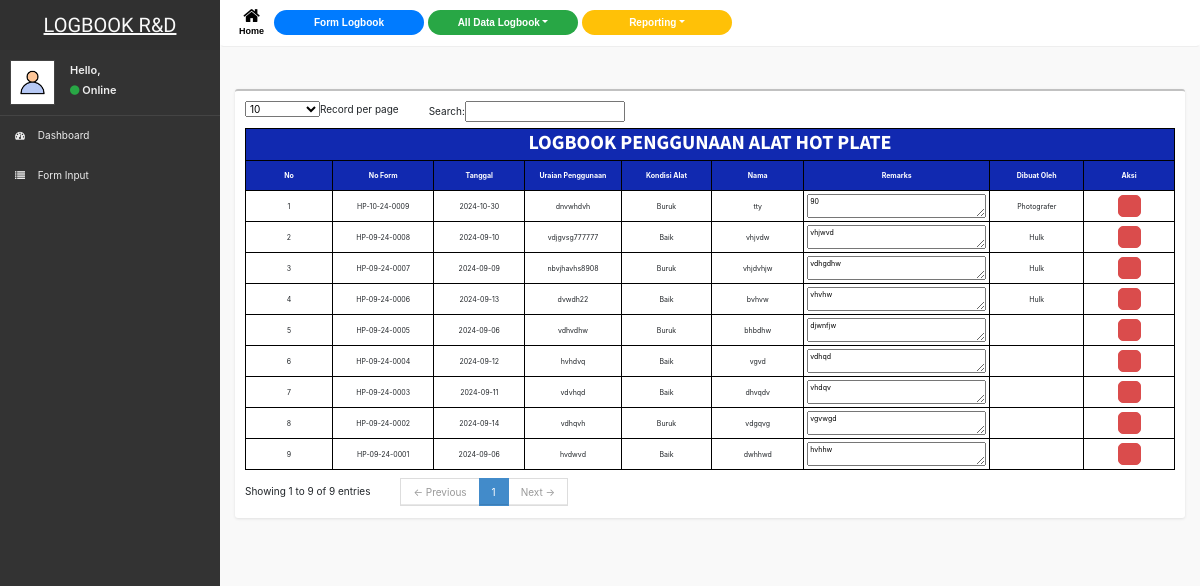
Page /data_hotplate.php on the committed database.
### tables this page shows
CREATE TABLE `hotplate` (
  `id` int(11) NOT NULL,
  `tgl_input` datetime NOT NULL DEFAULT current_timestamp(),
  `no_form` varchar(13) NOT NULL,
  `tgl` date NOT NULL,
  `ur_pgn` tinytext NOT NULL,
  `knds_alt` tinytext NOT NULL,
  `nm` tinytext NOT NULL,
  `ctn_rm` tinytext NOT NULL,
  `oleh` tinytext NOT NULL
);

### data_hotplate.php (the view, shortened to what this page needs)
<?php
include "header.php";
?>
            <aside class="right-side">
                <section class="content-header">
                </section>
                <section class="content">
                    <div class="row">
                        <div class="col-xs-12">
                        <div class="box">
                        <div class="box-body table-responsive">
                                <table id="example1" border="1" class=" table-hover" style="font-size: 70%; margin-top: -3%">
                                        <thead>
                                        <tr>
                                                    <th colspan="9">
                                                                <center><h2><b>
                                                                LOGBOOK PENGGUNAAN ALAT HOT PLATE
                                                                </b></h2></center>
                                                    </th>
                                                    </tr>
                                            <tr>
                                                <th width="5%"><center>No</center></th>
                                                <th width="150"><center>No Form</center></th>
                                                <th><center>Tanggal</center></th>
                                                <th><center>Uraian Penggunaan</center></th>
                                                <th><center>Kondisi Alat</center></th>
                                                <th><center>Nama</center></th>
                                                <th width="25%"><center>Remarks</center></th>
                                                <th><center>Dibuat Oleh</center></th>
                                                <th width="6%"><center>Aksi</center></th>
                                            </tr>
                                        </thead>
                                        <tbody>
                                <?php
                                include "koneksi.php";
                                $no=1;
                                $ambildata = mysqli_query($koneksi,"select * from hotplate WHERE no_form LIKE '%HP%' order by id desc");
                                while($tampil = mysqli_fetch_object($ambildata))
                                {
                                ?>
                                <tr>
                                    <td><center><?php echo $no ?></center></td>
                                    <td><center><?php echo $tampil->no_form ?></center></td>
                                    <td><center><?php echo $tampil->tgl?></center></td>
                                    <td><center><?php echo $tampil->ur_pgn?></center></td>
                                    <td><center><?php echo $tampil->knds_alt?></center></td>
                                    <td><center><?php echo $tampil->nm?></center></td>
                                    <td><textarea style="width: 100%; text-align: justify" readonly><?php echo $tampil->ctn_rm ?></textarea></td>
                                    <td><center><?php echo $tampil->oleh?></center></td>
                                    <center>
                                    <td><center><a href='?kode=<?php echo $tampil->no_form ?>'/a> <input onclick="return confirm('Apakah Anda Ingin Mengahapus Data Ini?')" type='button' class='btn-delete'></a>
                                </center></td>
                                    </center>
                                </tr>
                                <?php $no++; ?>
                                <?php
                            }
                                ?>
                        </table>
                        </div>
                        </div>
                            </div>
    </body>
</html>

### css/AdminLTE.css (style rules this page uses)
html, body { overflow-x: hidden!important; font-family: 'Source Sans Pro', sans-serif; -webkit-font-smoothing: antialiased; min-height: 100%; background: #f9f9f9; }
a { color: #3c8dbc; }
.right-side, .left-side { min-height: 100%; display: block; }
.right-side { background-color: #f9f9f9; margin-left: 220px; }
.content { padding: 20px 15px; background: #f9f9f9; }
h1, h2, h3, h4, h5, h6, .h1, .h2, .h3, .h4, .h5, .h6 { font-family: 'Source Sans Pro', sans-serif; }
.right-side > .content-header { position: relative; padding: 15px 15px 10px 20px; }
.box { position: relative; background: #ffffff; border-top: 2px solid #c1c1c1; margin-bottom: 20px; -webkit-border-radius: 3px; -moz-border-radius: 3px; border-radius: 3px; width: 100%; box-shadow: 0px 1px 3px rgba(0, 0, 0, 0.1); }
.box .box-body { padding: 10px; -webkit-border-top-left-radius: 0; -webkit-border-top-right-radius: 0; -webkit-border-bottom-right-radius: 3px; -webkit-border-bottom-left-radius: 3px; -moz-border-radius-topleft: 0; -moz-border-radius-topright: 0; -moz-border-radius-bottomright: 3px; -moz-border-radius-bottomleft: 3px; border-top-left-radius: 0; border-top-right-radius: 0; border-bottom-right-radius: 3px; border-bottom-left-radius: 3px; }
.skin-black .right-side > .content-header { background: transparent; box-shadow: none; }

### style.css (style rules this page uses)
body { background-image: none; background-color: azure; background-size: cover; background-position: center; background-repeat: no-repeat; background-attachment: fixed; font-family: Arial, Helvetica, sans-serif; }
table { border-collapse: collapse; font-size: 10pt; border:1px solid #000000; }
td { padding: 3px; height: 25px; width: 100; }
th { background-color: rgb(17, 41, 176); color: rgb(255, 255, 255); height: 30px; }
.btn-delete { border: 1px solid #da4c4c; background: #da4c4c url('img/hapus.png') no-repeat 5px 4px; height: 22px; padding-left: 15px; padding-top: 5px; border-radius: 5px; }

### rows in the picture
hotplate: no_form "HP-10-24-0009", tgl "2024-10-30", ur_pgn "dnvwhdvh", knds_alt "Buruk", nm "tty", ctn_rm "90", oleh "Photografer"
hotplate: no_form "HP-09-24-0008", tgl "2024-09-10", ur_pgn "vdjgvsg777777", knds_alt "Baik", nm "vhjvdw", ctn_rm "vhjwvd", oleh "Hulk"
hotplate: no_form "HP-09-24-0007", tgl "2024-09-09", ur_pgn "nbvjhavhs8908", knds_alt "Buruk", nm "vhjdvhjw", ctn_rm "vdhgdhw", oleh "Hulk"
hotplate: no_form "HP-09-24-0006", tgl "2024-09-13", ur_pgn "dvwdh22", knds_alt "Baik", nm "bvhvw", ctn_rm "vhvhw", oleh "Hulk"
hotplate: no_form "HP-09-24-0005", tgl "2024-09-06", ur_pgn "vdhvdhw", knds_alt "Buruk", nm "bhbdhw", ctn_rm "djwnfjw"
hotplate: no_form "HP-09-24-0004", tgl "2024-09-12", ur_pgn "hvhdvq", knds_alt "Baik", nm "vgvd", ctn_rm "vdhqd"
hotplate: no_form "HP-09-24-0003", tgl "2024-09-11", ur_pgn "vdvhqd", knds_alt "Baik", nm "dhvqdv", ctn_rm "vhdqv"
hotplate: no_form "HP-09-24-0002", tgl "2024-09-14", ur_pgn "vdhqvh", knds_alt "Buruk", nm "vdgqvg", ctn_rm "vgvwgd"
hotplate: no_form "HP-09-24-0001", tgl "2024-09-06", ur_pgn "hvdwvd", knds_alt "Baik", nm "dwhhwd", ctn_rm "hvhhw"
